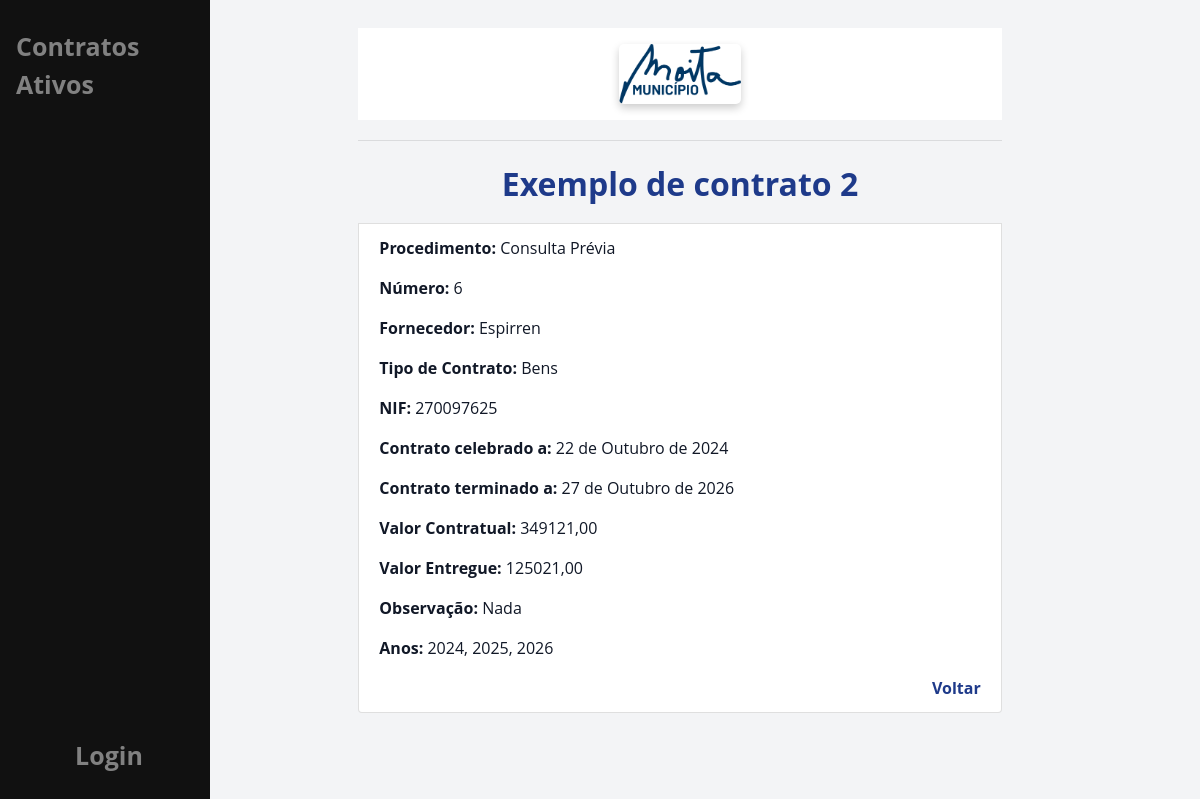
Screenshot of /contrato/detalhes/inativo/2/ with the database file from the repository.
### main/models.py (models this page shows, shortened)
class Historico(models.Model):
    user = models.ForeignKey(User, on_delete=models.CASCADE)
    objeto = models.CharField(max_length=255)
    procedimento = models.CharField(max_length=255)
    tipo_produto = models.CharField(max_length=255)
    numero = models.CharField(max_length=100)
    tipo_contrato = models.CharField(max_length=100)
    fornecedor = models.CharField(max_length=255)
    nif = models.CharField(max_length=100)
    data_inicial = models.DateField()
    data_final = models.DateField()
    prazo = models.CharField(max_length=255)
    preco_contratual = models.DecimalField(max_digits=10, decimal_places=2)
    observacao = models.TextField(blank=True, null=True)
    valor_entregue = models.DecimalField(max_digits=10, decimal_places=2)
    iva = models.CharField(max_length=100)
    valor_total = models.DecimalField(max_digits=10, decimal_places=2)
    recorrente = models.BooleanField(default=False)
    compromisso = models.BooleanField(default=False)
    uploaded_file = models.ForeignKey(UploadedFile, on_delete=models.CASCADE)
    plurianual = models.TextField(blank=True, null=True)
    _estado = models.BooleanField(default=False)
    alerta_prazo = models.CharField(max_length=100)

### main/views.py (the view)
# urls.py: path('contrato/detalhes/inativo/<int:contract_id>/', views.detalhes_contrato_inativo, name='detalhes_contrato_inativo'),
def detalhes_contrato_inativo(request, contract_id):
    contrato = get_object_or_404(Historico, id=contract_id)
    return render(request, 'main/detalhes_contrato_inativo.html', {'contrato': contrato})

### main/templatetags/custom_filters.py (called while the page is built)
@register.filter
def remove_all_extensions(value):
    if isinstance(value, str):
        return value.split('.')[0]
    return value

### main/templates/main/detalhes_contrato_inativo.html
{% extends 'main/base.html' %}
{% load custom_filters %}
{% block content %}
<h1>{{ contrato.objeto|capfirst|remove_all_extensions }}</h1>
<li class="list-group-item">
    <p><strong>Procedimento:</strong> {{ contrato.procedimento }}</p>
    <p><strong>Número:</strong> {{ contrato.numero }}</p>
    <p><strong>Fornecedor:</strong> {{ contrato.fornecedor }}</p>
    <p><strong>Tipo de Contrato:</strong> {{ contrato.tipo_contrato }}</p>
    <p><strong>NIF:</strong> {{ contrato.nif }}</p>
    <p><strong>Contrato celebrado a:</strong> {{ contrato.data_inicial }}</p>
    <p><strong>Contrato terminado a:</strong> {{ contrato.data_final }}</p>
    <p><strong>Valor Contratual:</strong> {{ contrato.preco_contratual }}</p>
    <p><strong>Valor Entregue:</strong> {{ contrato.valor_entregue }}</p>
    <p><strong>Observação:</strong> {{ contrato.observacao }}</p>
    <p><strong>Anos:</strong> {{ contrato.plurianual }}</p>
    <a href="{% url 'historico' %}" class="btn-voltar" style="text-align: right;">Voltar</a>
</li>
{% endblock %}

### main/templates/main/base.html (style rules this page uses)
:root { --primary-color: #1e3a8a; --secondary-color: #2563eb; --accent-color: #60a5fa; --background-color: #f3f4f6; --text-color: #111827; --light-gray: #e5e7eb; --white: #ffffff; }
body { font-family: 'Open Sans', sans-serif; background-color: var(--background-color); color: var(--text-color); margin: 0; padding: 20px; }
h1 { color: var(--primary-color); font-size: 2rem; margin-bottom: 20px; text-align: center; font-weight: 700; }
a { color: var(--primary-color); text-decoration: none; font-weight: bold; margin-top: 2px; display: block; text-align: left; }

### rows the page displays
Historico: objeto|remove_all_extensions "Exemplo de contrato 2", procedimento "Consulta Prévia", numero "6", fornecedor "Espirren", tipo_contrato "Bens", nif "270097625", data_inicial "22 de Outubro de 2024", data_final "27 de Outubro de 2026", preco_contratual "349121,00", valor_entregue "125021,00", observacao "Nada", plurianual "2024, 2025, 2026"
